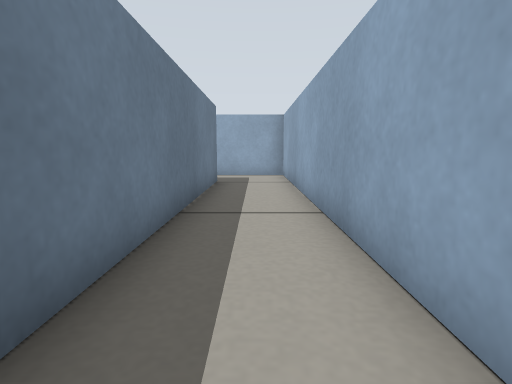
View 1 (above)

24 first-person views from a walk through a Gazebo world. The camera is 0.22 m above the floor, tilts 8° down and sees 80° across. The floor is counted in squares, 0.2 m on a side. Each view is taken from the middle of a square. On the plan, view 1 faces up. The plan holds only what a view shows up to about 13 squares ahead; the rest is blank.

View 2
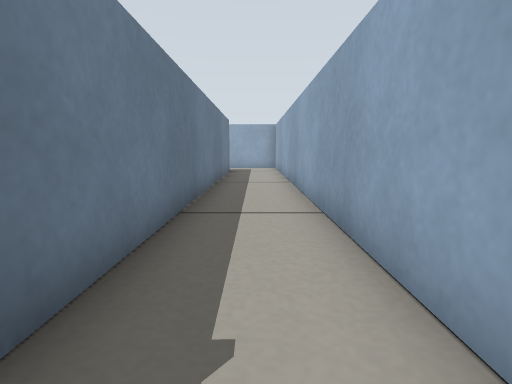

View 3
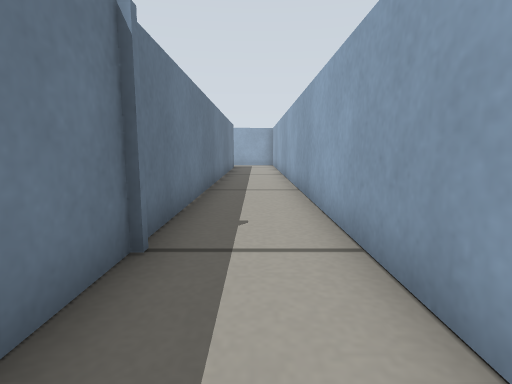

View 4
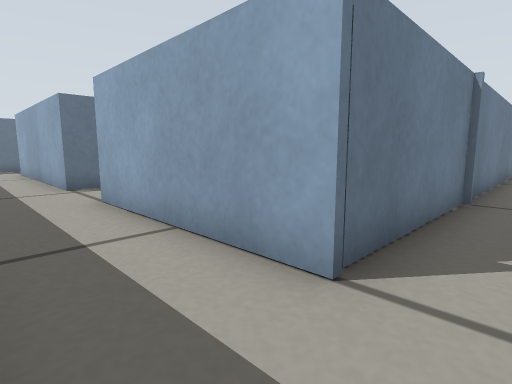

View 5
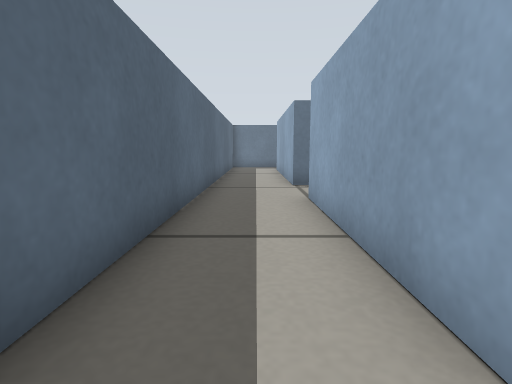

View 6
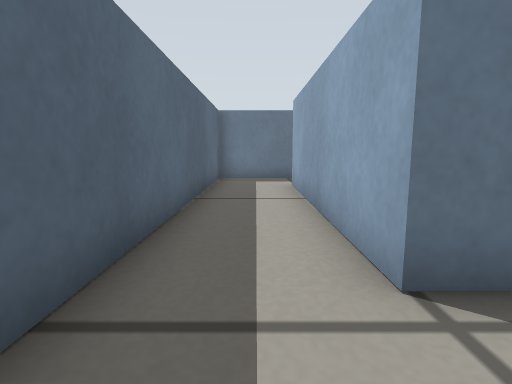

View 7
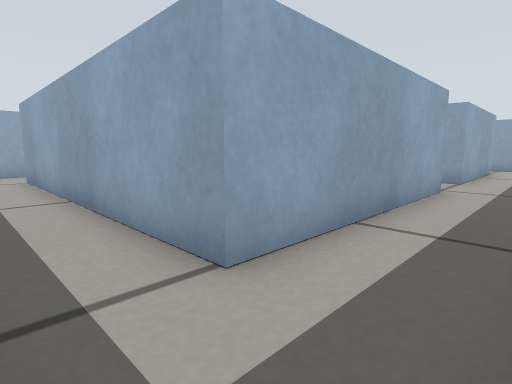

View 8
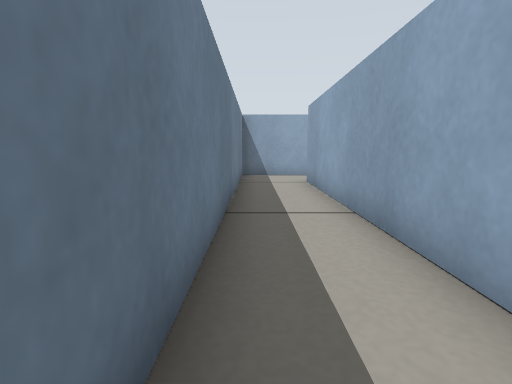

View 9
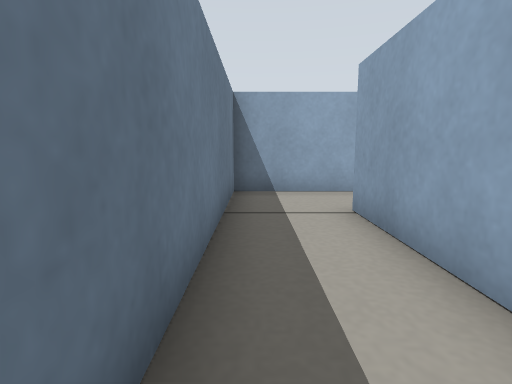

View 10
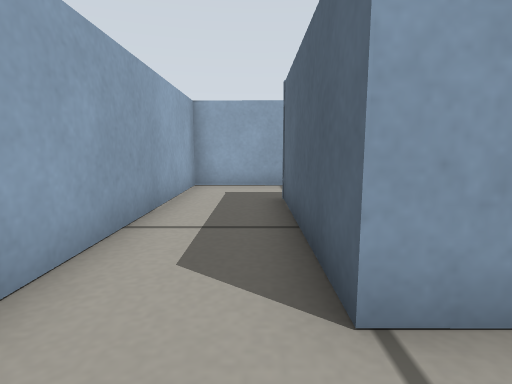

View 11
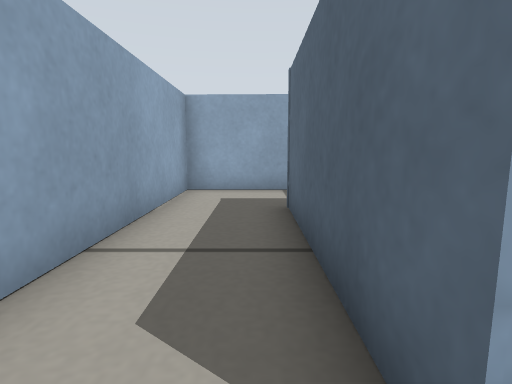

View 12
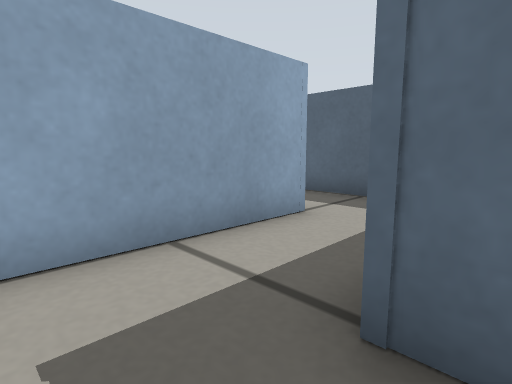

View 13
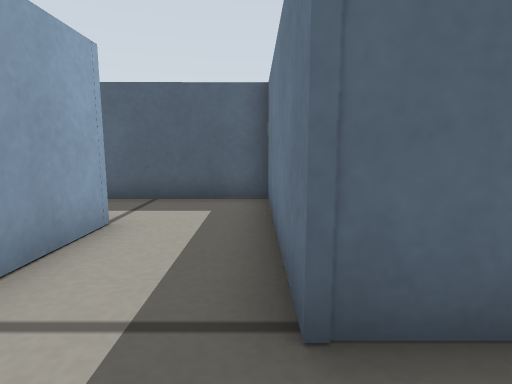

View 14
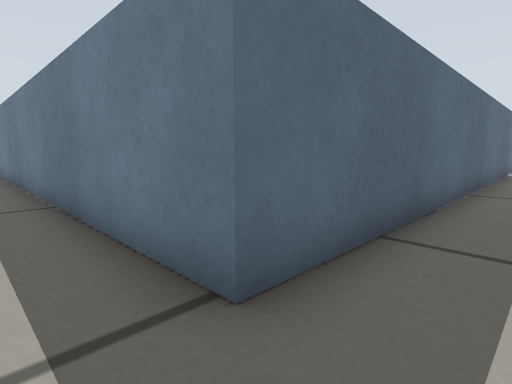

View 15
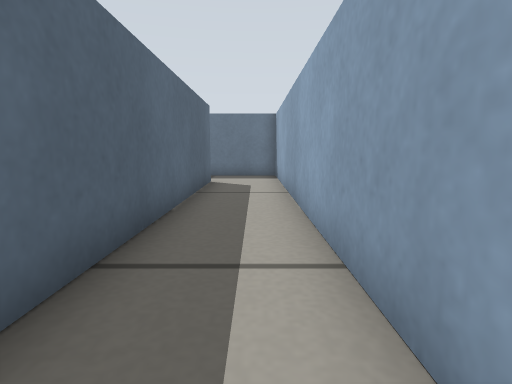

View 16
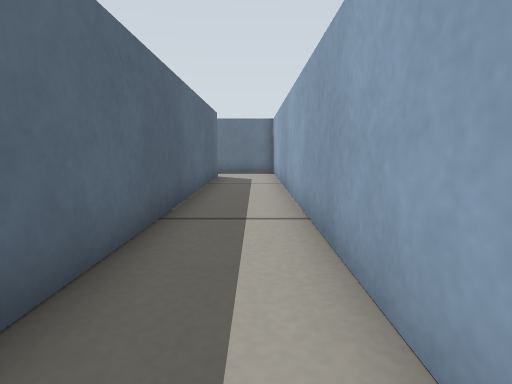

View 17
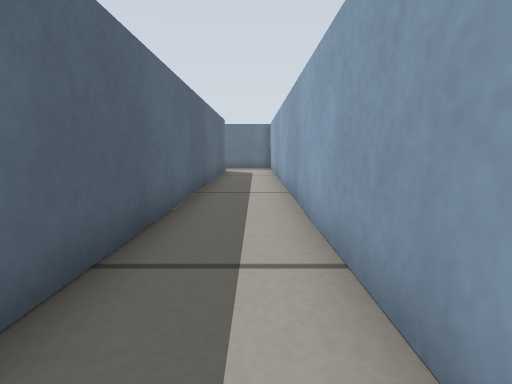

View 18
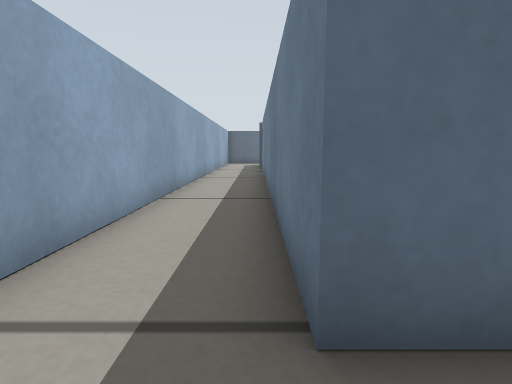

View 19
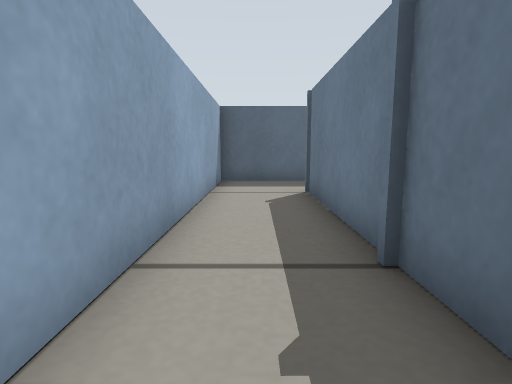

View 20
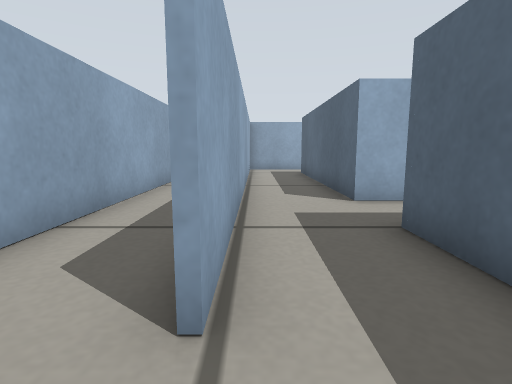

View 21
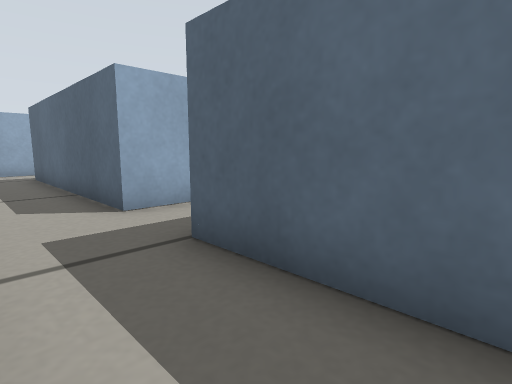

View 22
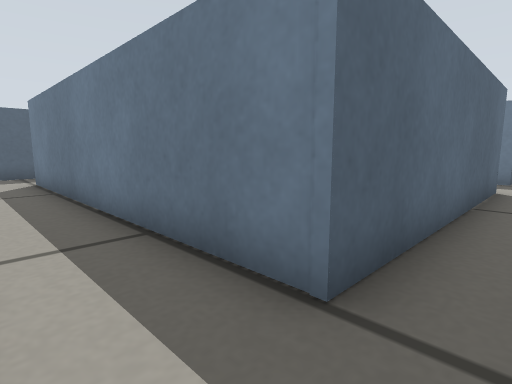

View 23
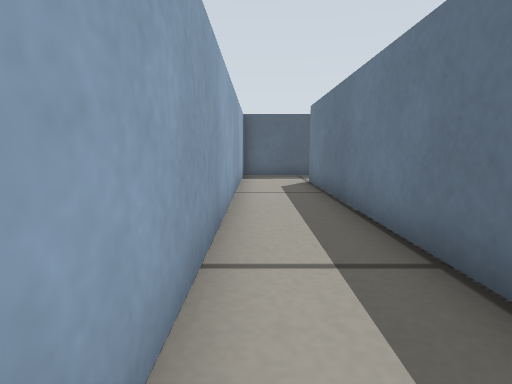

View 24
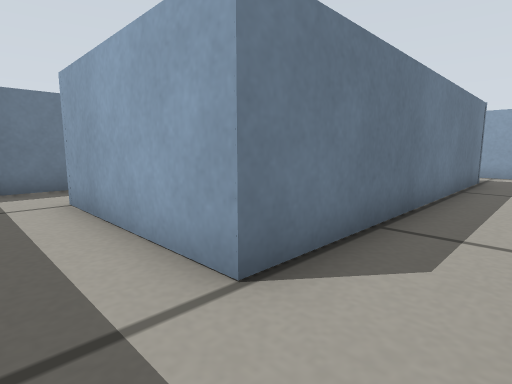

### Floor plan
Ten units are one square. View 1 is at (0, 0); x grows to the right and y downward. Boxes are objects, and circles mark ways between rooms. Rooms are numbered by the first view taken in them; rooms with no view inside come last. Other rooms are left out.
<svg viewBox="-191 -134 208 263">
<path fill="none" stroke="#000" d="M-164 -105 -13 -105 -13 56M12 55 11 -129 -186 -128 -186 -100M-92 90 -92 99 -163 99 -163 -4 -113 -4 -113 26M-88 24 -88 -29 -186 -29 -185 124 12 124 12 55M-13 56 -13 98 -68 99 -68 93M-15 46 -15 -88M-43 47 -12 47M-33 -103 -115 -103M-113 26 -113 48 -70 48M-116 -80 -38 -80 -38 24 -88 24"/>
<circle cx="0" cy="50" r="3" fill="#2a7"/>
<circle cx="-100" cy="20" r="3" fill="#2a7"/>
<text x="-70" y="-110">1</text>
<text x="-80" y="80">2</text>
<text x="-30" y="-20">3</text>
</svg>
Room 1 opens to room 2. Room 2 opens to room 3.

Where each view was taken, in squares from view 1:
view 1: 0 up, 0 right, facing up
view 2: 5 down, 0 right, facing up
view 3: 8 down, 0 right, facing up
view 4: 12 down, 0 right, facing up-left
view 5: 11 down, 0 right, facing left
view 6: 11 down, 7 left, facing left
view 7: 12 down, 18 left, facing up-right
view 8: 10 down, 18 left, facing up
view 9: 5 down, 18 left, facing up
view 10: 1 up, 18 left, facing right
view 11: 1 up, 17 left, facing right
view 12: 2 up, 12 left, facing down-right
view 13: 2 up, 11 left, facing down
view 14: 12 up, 0 right, facing down-left
view 15: 12 up, 6 left, facing left
view 16: 12 up, 4 left, facing left
view 17: 12 up, 1 left, facing left
view 18: 12 up, 1 left, facing down
view 19: 2 down, 0 right, facing down
view 20: 10 up, 18 left, facing right
view 21: 10 up, 17 left, facing down-right
view 22: 9 up, 2 left, facing down-left
view 23: 8 up, 2 left, facing down
view 24: 4 down, 2 left, facing up-left
